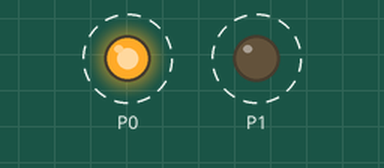
Recording of a program running on a simulated BBC micro:bit running MicroPython. Shown: output pins drawn as LEDs (lit = HIGH). Dashed ring = blinking.

Above: at 0.2 s.
Timing chart, 0 to 3.0 s (numbered marks = the images above):
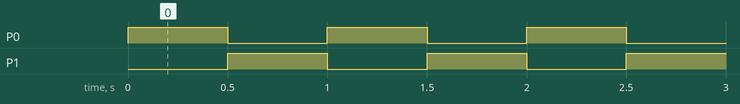

The program:

prog03.py
```python
from microbit import *
try:
    while True:

        pin0.write_digital(1)
        pin1.write_digital(0)
        sleep(500)

        pin1.write_digital(1)
        pin0.write_digital(0)
        sleep(500)

except KeyboardInterrupt as e:
    print("Interrupted by the user...")
```

Measured:
- by itself, P0, P1: alternates HIGH for 0.50 s and LOW for 0.50 s
